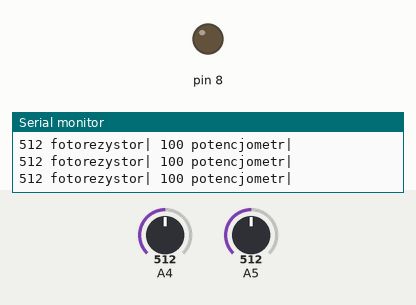
Recording of a sketch running on a simulated Arduino Uno, built with avr-gcc and run on an emulated ATmega328P. On the bench: output pins drawn as LEDs (lit = HIGH), the last lines printed to the serial monitor. The test bench sets the inputs (shaded band); at power-on: A5 = 512, A4 = 512.

Above: at 1.3 s.
1.4 s: A5 set to 109
2.9 s: A5 set to 94
At 3.6 s:
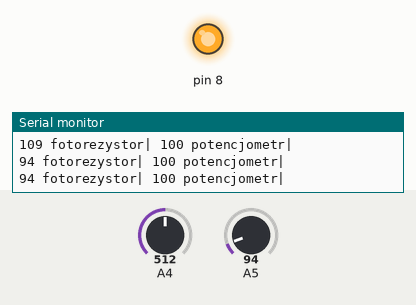
4.5 s: A5 set to 122
At 4.8 s:
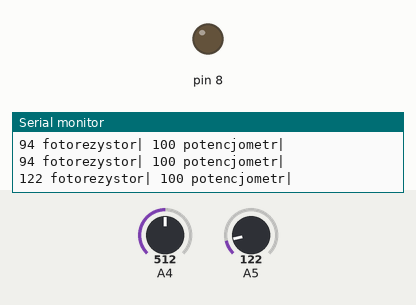
6.0 s: A5 set to 0
At 7.3 s:
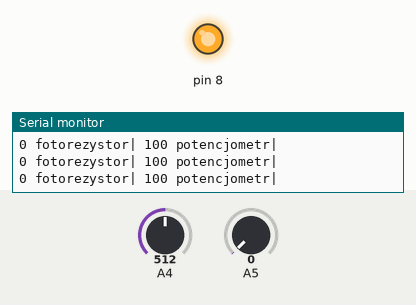
Timing chart, 0 to 8.5 s (numbered marks = the images above; inputs shaded):
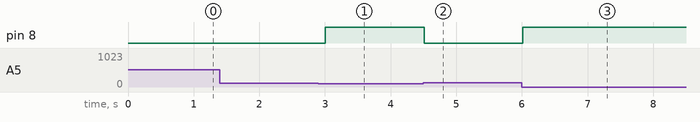

Measured:
- the behaviour switches between 100 and 99 on A5 (found by bisection; images 0 and 1)
- after the input at 2.9 s, pin 8: LOW → HIGH after 0.11 s
- after the input at 4.5 s, pin 8: HIGH → LOW at once
- after the input at 6.0 s, pin 8: LOW → HIGH at once

The sketch:

sketch_jan19g.ino
```cpp
int variable = 0;
int variable2 = 0;
float fotovoltage = 0;
boolean voltageDisplay = false;

void setup() {
  pinMode(8, OUTPUT);
  Serial.begin(9600);
}

void loop() {
  variable = analogRead(A5);
  variable2 = analogRead(A4);

  variable2 = map(variable2, 0, 1023, 0, 200);

  fotovoltage = variable * 5.0/1024.0;

  while(voltageDisplay == false){
    Serial.print(fotovoltage);
    Serial.println(" V na foto-dzielniku");
    voltageDisplay = true;
  }

  Serial.print(variable);
  Serial.print(" fotorezystor| ");
  Serial.print(variable2);
  Serial.println(" potencjometr| ");

  if (variable < variable2){
    digitalWrite(8, HIGH);
  } else{
    digitalWrite(8, LOW);
  }

  delay(500);
}
```
